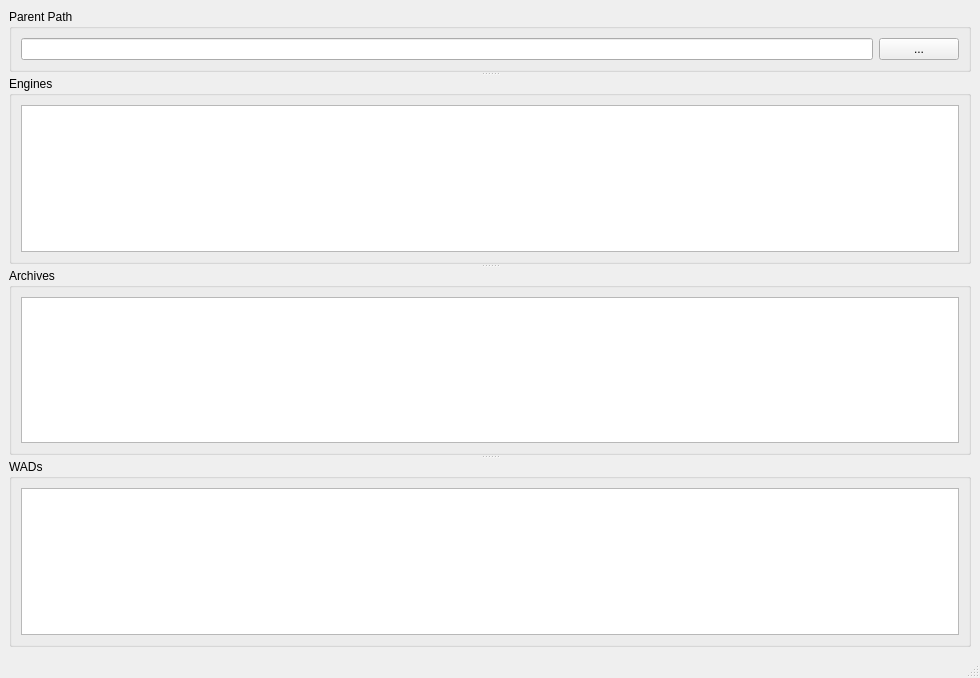
<?xml version="1.0" encoding="UTF-8"?>
<ui version="4.0">
 <class>DoomHub</class>
 <widget class="QMainWindow" name="DoomHub">
  <property name="geometry">
   <rect>
    <x>0</x>
    <y>0</y>
    <width>980</width>
    <height>678</height>
   </rect>
  </property>
  <property name="windowTitle">
   <string>DoomHub</string>
  </property>
  <widget class="QWidget" name="centralwidget">
   <layout class="QVBoxLayout" name="verticalLayout">
    <item>
     <widget class="QSplitter" name="splitter">
      <property name="orientation">
       <enum>Qt::Vertical</enum>
      </property>
      <widget class="QGroupBox" name="groupBoxPath">
       <property name="title">
        <string>Parent Path</string>
       </property>
       <layout class="QHBoxLayout" name="horizontalLayout_3">
        <item>
         <widget class="QLineEdit" name="lineEditParentPath"/>
        </item>
        <item>
         <widget class="QPushButton" name="pushButtonParentPathBrowse">
          <property name="text">
           <string>...</string>
          </property>
         </widget>
        </item>
       </layout>
      </widget>
      <widget class="QGroupBox" name="groupBoxEngines">
       <property name="title">
        <string>Engines</string>
       </property>
       <layout class="QVBoxLayout" name="verticalLayout_3">
        <item>
         <widget class="QListWidget" name="listWidgetEngines"/>
        </item>
       </layout>
      </widget>
      <widget class="QGroupBox" name="groupBoxArchives">
       <property name="title">
        <string>Archives</string>
       </property>
       <layout class="QVBoxLayout" name="verticalLayout_4">
        <item>
         <widget class="QListWidget" name="listWidgetArchives"/>
        </item>
       </layout>
      </widget>
      <widget class="QGroupBox" name="groupBoxWads">
       <property name="title">
        <string>WADs</string>
       </property>
       <layout class="QVBoxLayout" name="verticalLayout_2">
        <item>
         <widget class="QListWidget" name="listWidgetWads"/>
        </item>
       </layout>
      </widget>
     </widget>
    </item>
   </layout>
  </widget>
  <widget class="QMenuBar" name="menubar">
   <property name="geometry">
    <rect>
     <x>0</x>
     <y>0</y>
     <width>980</width>
     <height>20</height>
    </rect>
   </property>
  </widget>
  <widget class="QStatusBar" name="statusbar"/>
 </widget>
 <resources/>
 <connections/>
</ui>
